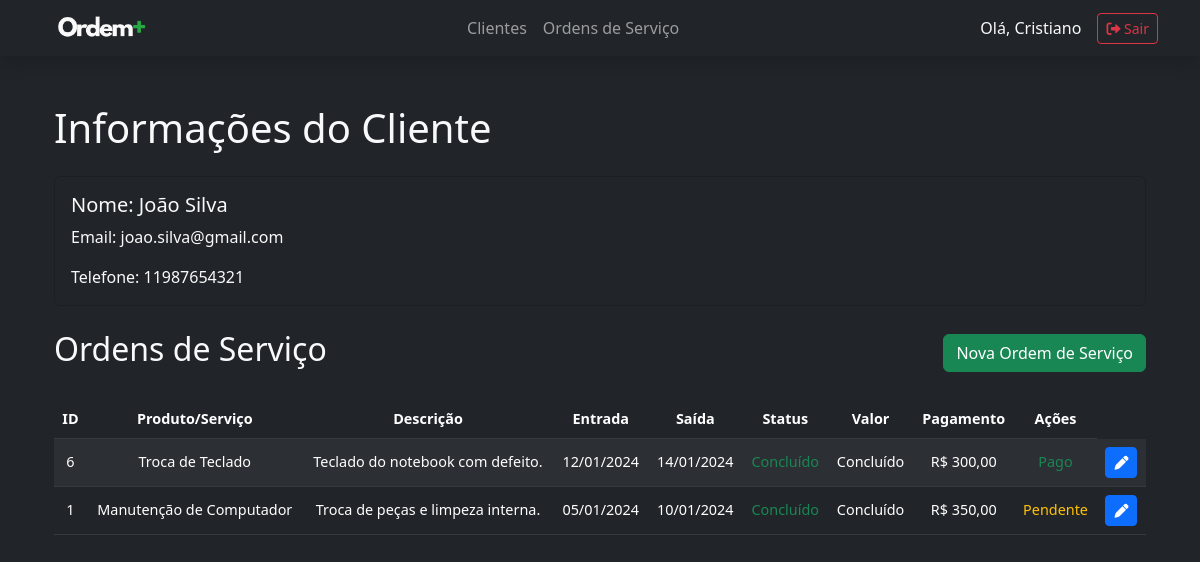
Page /index.php?menuop=detalhe-cliente&idCliente=1 (signed in) on the committed database.
### tables this page shows
CREATE TABLE `tbcliente` (
  `idCliente` int(11) NOT NULL,
  `nomeCliente` varchar(100) NOT NULL,
  `emailCliente` varchar(100) NOT NULL,
  `telefoneCliente` varchar(80) NOT NULL,
  `sexoCliente` char(1) NOT NULL,
  `dataNascCliente` date NOT NULL
);

CREATE TABLE `ordemservico` (
  `idOrdemServico` int(11) NOT NULL,
  `produtoServicoOS` varchar(100) NOT NULL,
  `descricaoOS` text NOT NULL,
  `dataEntrada` date NOT NULL,
  `dataSaida` date DEFAULT NULL,
  `idCliente` int(11) NOT NULL,
  `statusOS` varchar(100) NOT NULL,
  `valorServico` float NOT NULL,
  `tipoPagamento` varchar(100) NOT NULL,
  `statusPagamento` varchar(80) NOT NULL
);

### pages/cliente/detalhe-cliente.php (the view, shortened to what this page needs)
<?php
$idCliente = isset($_GET['idCliente']) ? (int)$_GET['idCliente'] : 0;
$sql_cliente = "SELECT * FROM tbcliente WHERE idCliente = $idCliente";
$result_cliente = mysqli_query($conexao, $sql_cliente) or die("Erro ao buscar cliente: " . mysqli_error($conexao));
$cliente = mysqli_fetch_assoc($result_cliente);
if ($cliente) {
?>
    <div class="container my-5">
        <header class="text-start mb-4">
            <h1 class="text-light">Informações do Cliente</h1>
        </header>
        <div class="card bg-dark text-light mb-4">
            <div class="card-body">
                <h5 class="card-title">Nome: <?= htmlspecialchars($cliente['nomeCliente']) ?></h5>
                <p class="card-text">Email: <?= htmlspecialchars($cliente['emailCliente']) ?></p>
                <p class="card-text">Telefone: <?= htmlspecialchars($cliente['telefoneCliente']) ?></p>
            </div>
        </div>
        <?php
        $sql_ordens = "SELECT
            os.idOrdemServico,
            os.produtoServicoOS,
            os.descricaoOS,
            DATE_FORMAT(os.dataEntrada,'%d/%m/%Y') AS dataEntrada,
            DATE_FORMAT(os.dataSaida,'%d/%m/%Y') AS dataSaida,
            os.statusOS,
            FORMAT(os.valorServico, 2, 'pt_BR') AS valorServico,
            statusPagamento
        FROM ordemservico os
        WHERE os.idCliente = $idCliente
        ORDER BY os.dataEntrada DESC";
        $result_ordens = mysqli_query($conexao, $sql_ordens) or die("Erro ao buscar ordens de serviço: " . mysqli_error($conexao));
        if (mysqli_num_rows($result_ordens) > 0) {
        ?>
            <header class="text-start mb-4">
                <div class="d-flex justify-content-between align-items-center mb-4 flex-wrap">
                    <h2 class="text-light">Ordens de Serviço</h2>
                    <a class="btn btn-success" href="index.php?menuop=cad-ordemservico&idCliente=<?= $idCliente ?>" role="button" style="min-width: 150px;">
                        <i class="bi bi-plus-circle"></i> Nova Ordem de Serviço
                    </a>
                </div>
                <div class="table-responsive">
                    <table class="table table-striped table-dark table-hover align-middle" style="font-size: 0.9rem;">
                        <thead>
                            <tr class="text-success text-center">
                                <th scope="col">ID</th>
                                <th scope="col">Produto/Serviço</th>
                                <th scope="col">Descrição</th>
                                <th scope="col">Entrada</th>
                                <th scope="col">Saída</th>
                                <th scope="col">Status</th>
                                <th scope="col">Valor</th>
                                <th scope="col">Pagamento</th>
                                <th scope="col">Ações</th>
                            </tr>
                        </thead>
                        <tbody>
                            <?php
                            while ($ordem = mysqli_fetch_assoc($result_ordens)) {
                            ?>
                                <tr class="text-center">
                                    <td><?= $ordem['idOrdemServico'] ?></td>
                                    <td><?= htmlspecialchars($ordem['produtoServicoOS']) ?></td>
                                    <td><?= htmlspecialchars($ordem['descricaoOS']) ?></td>
                                    <td><?= $ordem['dataEntrada'] ?></td>
                                    <td><?= $ordem['dataSaida'] ?></td>
                                    <td>
                                        <?php if ($ordem["statusOS"] === "Concluído") { ?>
                                            <span class="text-success">Concluído</span>
                                        <?php } elseif ($ordem["statusOS"] === "Em Análise") { ?>
                                            <span class="text-warning">Em Análise</span>
                                        <?php } elseif ($ordem["statusOS"] === "Em Andamento") { ?>
                                            <span class="text-primary">Em Andamento</span>
                                        <?php } elseif ($ordem["statusOS"] === "Não realizado") { ?>
                                            <span class="text-danger">Não realizado</span>
                                        <?php } else { ?>
                                            <span>Não informado</span>
                                        <?php } ?>
                                    </td>
                                    <td><?= $ordem['statusOS'] ?></td>
                                    <td>R$ <?= $ordem['valorServico'] ?></td>
                                    <td>
                                        <?php if ($ordem["statusPagamento"] === "Pago") { ?>
                                            <span class="text-success">Pago</span>
                                        <?php } else { ?>
                                            <span class="text-warning">Pendente</span>
                                        <?php } ?>
                                    </td>
                                    <td>
                                        <a href="index.php?menuop=editar-ordemservico&idOrdemServico=<?= $ordem['idOrdemServico'] ?>" class="btn btn-primary btn-sm">
                                            <i class="fa-solid fa-pen"></i>
                                        </a>
                                    </td>
                                </tr>
                            <?php
                            }
                            ?>
                        </tbody>
                    </table>
                </div>
            <?php
        }
            ?>
    </div>
<?php
}
?>

### css/style.css (style rules this page uses)
body { background-color: #383838; color: #fafafa; }

### rows in the picture
tbcliente: nomeCliente "João Silva", emailCliente "joao.silva@gmail.com", telefoneCliente "11987654321"
ordemservico: idOrdemServico "6", produtoServicoOS "Troca de Teclado", descricaoOS "Teclado do notebook com defeito.", dataEntrada "12/01/2024", dataSaida "14/01/2024", shows "Concluído", statusOS "Concluído", valorServico "300,00", statusPagamento "Pago"
ordemservico: idOrdemServico "1", produtoServicoOS "Manutenção de Computador", descricaoOS "Troca de peças e limpeza interna.", dataEntrada "05/01/2024", dataSaida "10/01/2024", shows "Concluído", statusOS "Concluído", valorServico "350,00", statusPagamento "Pendente"

### other values in the picture
$_SESSION["nome"] "Cristiano"
